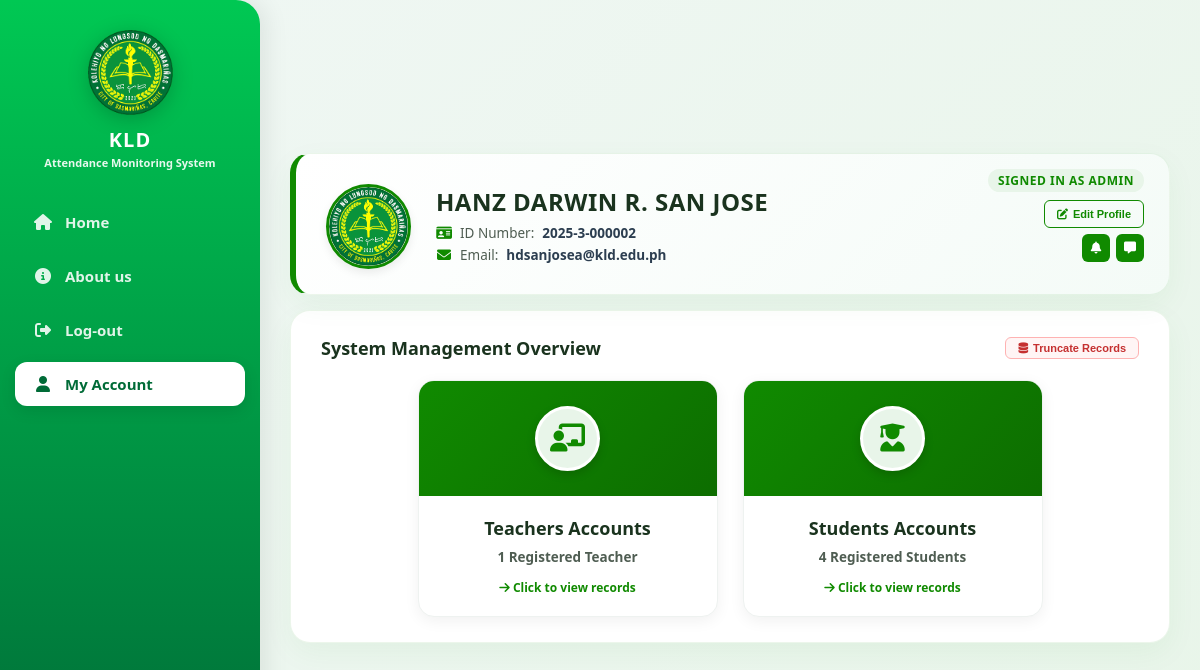
Page /admin_dashboard.php (signed in) on the committed database.
### tables this page shows
CREATE TABLE `users` (
  `id` int(11) NOT NULL,
  `first_name` varchar(100) NOT NULL,
  `middle_name` varchar(100) DEFAULT NULL,
  `last_name` varchar(100) NOT NULL,
  `id_number` varchar(50) NOT NULL,
  `email` varchar(100) NOT NULL,
  `password` varchar(255) NOT NULL,
  `reset_code` varchar(10) DEFAULT NULL,
  `reset_expires` datetime DEFAULT NULL,
  `role` varchar(50) NOT NULL,
  `profile_pic` varchar(255) DEFAULT NULL,
  `created_at` timestamp NOT NULL DEFAULT current_timestamp(),
  `section` varchar(100) DEFAULT NULL,
  `institute` varchar(255) DEFAULT NULL,
  `position` varchar(255) DEFAULT NULL
);

### admin_dashboard.php (the view, shortened to what this page needs)
<?php
require_once 'db_connect.php';
$admin_id = $_SESSION['user_id'];
$stmt = $conn->prepare("SELECT first_name, middle_name, last_name, role, id_number, email, profile_pic FROM users WHERE id = ?");
$stmt->bind_param("i", $admin_id);
$stmt->execute();
$user = $stmt->get_result()->fetch_assoc();
$first_name = $user['first_name'] ?? '';
$middle_name = $user['middle_name'] ?? '';
$last_name = $user['last_name'] ?? '';
$full_name = trim("$first_name $middle_name $last_name");
$stmt_teachers = $conn->query("SELECT COUNT(*) as total FROM users WHERE role IN ('teacher', 'faculty')");
$total_teachers = $stmt_teachers ? $stmt_teachers->fetch_assoc()['total'] : 0;
$stmt_students = $conn->query("SELECT COUNT(*) as total FROM users WHERE role = 'student'");
$total_students = $stmt_students ? $stmt_students->fetch_assoc()['total'] : 0;
?>
<!DOCTYPE html>
<html lang="en">
<head>
    <link rel="stylesheet" href="https://cdnjs.cloudflare.com/ajax/libs/font-awesome/6.4.0/css/all.min.css">
    <link rel="stylesheet" href="style.css?v=<?php echo time(); ?>">
</head>
<body>
    <nav>
        <div class="logo-container">
            <img src="kld-logo.png" alt="KLD Logo" class="sidebar-logo">
            <h3 class="brand-title">KLD</h3>
            <span class="brand-subtitle">Attendance Monitoring System</span>
        </div>
        <div class="nav-links">
            <a href="admin_dashboard.php"><i class="fa-solid fa-house"></i> Home</a>
            <a href="about.php"><i class="fa-solid fa-circle-info"></i> About us</a>
            <a href="logout.php"><i class="fa-solid fa-right-from-bracket"></i> Log-out</a>
            <a href="admin_dashboard.php" class="active"><i class="fa-solid fa-user"></i> My Account</a>
        </div>
    </nav>
    <main class="main-wrapper">
        <div class="styled-card profile-card-layout">
            <div class="profile-header-right">
                <span class="signed-in-badge">Signed in as Admin</span>
                <div class="profile-buttons-column">
                    <button type="button" class="btn-edit-profile" onclick="openEditProfileModal()">
                        <i class="fa-solid fa-pen-to-square"></i> Edit Profile
                    </button>
                    <div class="profile-action-icons-row">
                        <button type="button" class="profile-icon-btn" onclick="openNotificationsModal()" title="Notifications">
                            <i class="fa-solid fa-bell"></i>
                        </button>
                        <button type="button" class="profile-icon-btn" onclick="openChatModal()" title="Chat">
                            <i class="fa-solid fa-message"></i>
                        </button>
                    </div>
                </div>
            </div>
            <div class="profile-content">
                <div class="user-profile-avatar">
                    <?php if (!empty($user['profile_pic']) && file_exists($user['profile_pic'])): ?>
                        <img src="<?php echo htmlspecialchars($user['profile_pic']); ?>" alt="Profile Picture">
                    <?php else: ?>
                        <i class="fa-solid fa-user"></i>
                    <?php endif; ?>
                </div>
                <div class="user-details">
                    <h2><?php echo strtoupper(htmlspecialchars($full_name ?: 'Administrator')); ?></h2>
                    <p><i class="fa-solid fa-id-card"></i> ID Number: <span><?php echo htmlspecialchars($user['id_number'] ?? 'N/A'); ?></span></p>
                    <p><i class="fa-solid fa-envelope"></i> Email: <span><?php echo htmlspecialchars($user['email'] ?? 'N/A'); ?></span></p>
                </div>
            </div>
        </div>
        <div class="styled-card">
            <div class="section-header">
                <h3>System Management Overview</h3>
                <button type="button" class="btn-truncate-records" onclick="openTruncateModal()">
                    <i class="fa-solid fa-database"></i> Truncate Records
                </button>
            </div>
            <div class="dashboard-cards-grid">
                <a href="manage_teachers.php" class="dash-card">
                    <div class="dash-card-banner">
                        <div class="dash-card-icon">
                            <i class="fa-solid fa-chalkboard-user"></i>
                        </div>
                    </div>
                    <div class="dash-card-body">
                        <h4>Teachers Accounts</h4>
                        <p><?php echo $total_teachers; ?> Registered Teacher<?php echo $total_teachers == 1 ? '' : 's'; ?></p>
                        <span style="font-size: 12px; color: #108a00; font-weight: 700; margin-top: 5px;"><i class="fa-solid fa-arrow-right"></i> Click to view records</span>
                    </div>
                </a>
                <a href="manage_program.php" class="dash-card">
                    <div class="dash-card-banner">
                        <div class="dash-card-icon">
                            <i class="fa-solid fa-user-graduate"></i>
                        </div>
                    </div>
                    <div class="dash-card-body">
                        <h4>Students Accounts</h4>
                        <p><?php echo $total_students; ?> Registered Student<?php echo $total_students == 1 ? '' : 's'; ?></p>
                        <span style="font-size: 12px; color: #108a00; font-weight: 700; margin-top: 5px;"><i class="fa-solid fa-arrow-right"></i> Click to view records</span>
                    </div>
                </a>
            </div>
        </div>
    </main>
</body>
</html>

### style.css (style rules this page uses)
* { margin: 0; padding: 0; box-sizing: border-box; }
html, body { width: 100%; min-height: 100vh; }
body { font-family: 'Segoe UI', Tahoma, Geneva, Verdana, sans-serif; color: #1e293b; display: flex; background-color: #f0f4f3; background-image: radial-gradient(circle at 95% 5%, rgba(0, 191, 99, 0.08) 0%, transparent 40%), radial-gradient(circle at 40% 90%, rgba(0, 191, 99, 0.05) 0%, transparent 40%); }
nav { width: 260px; height: 100vh; background: linear-gradient(180deg, #00c853 0%, #006b37 100%); padding: 30px 15px; display: flex; flex-direction: column; align-items: center; position: fixed; top: 0; left: 0; border-radius: 0 24px 24px 0; box-shadow: 6px 0 25px rgba(0, 0, 0, 0.08); z-index: 100; }
.logo-container { margin-bottom: 30px; text-align: center; width: 100%; }
.sidebar-logo { width: 85px; height: auto; filter: drop-shadow(0 4px 10px rgba(0, 0, 0, 0.2)); }
.brand-title { color: #ffffff; font-size: 20px; font-weight: 800; letter-spacing: 1px; margin-top: 6px; }
.brand-subtitle { color: rgba(255, 255, 255, 0.9); font-size: 11px; font-weight: 600; display: block; white-space: nowrap; margin-top: 2px; }
.nav-links { display: flex; flex-direction: column; gap: 10px; width: 100%; }
.nav-links a { color: rgba(255, 255, 255, 0.88); text-decoration: none; font-size: 15px; font-weight: 600; padding: 12px 18px; border-radius: 12px; display: flex; align-items: center; gap: 12px; transition: all 0.3s ease; }
.nav-links a i { font-size: 16px; width: 20px; text-align: center; }
.nav-links a.active { background: #ffffff; color: #006b37; box-shadow: 0 5px 15px rgba(0, 0, 0, 0.1); }
.main-wrapper { margin-left: 260px; width: calc(100% - 260px); min-height: 100vh; display: flex; align-items: center; justify-content: center; padding: 40px 20px; }
.profile-card-layout { display: flex; align-items: center; gap: 20px; }
.user-profile-avatar { width: 80px; height: 80px; border-radius: 50%; border: 3px solid #00c853; overflow: hidden; display: flex; align-items: center; justify-content: center; background: #e8f8f0; color: #00c853; font-size: 32px; flex-shrink: 0; }
.user-profile-avatar img { width: 100%; height: 100%; object-fit: cover; }

### rows in the picture
users: profile_pic (picture), first_name+middle_name+last_name "HANZ DARWIN R. SAN JOSE", id_number "2025-3-000002", email "hdsanjosea@kld.edu.ph"

### other values in the picture
$total_teachers "1"
$total_students "4"
